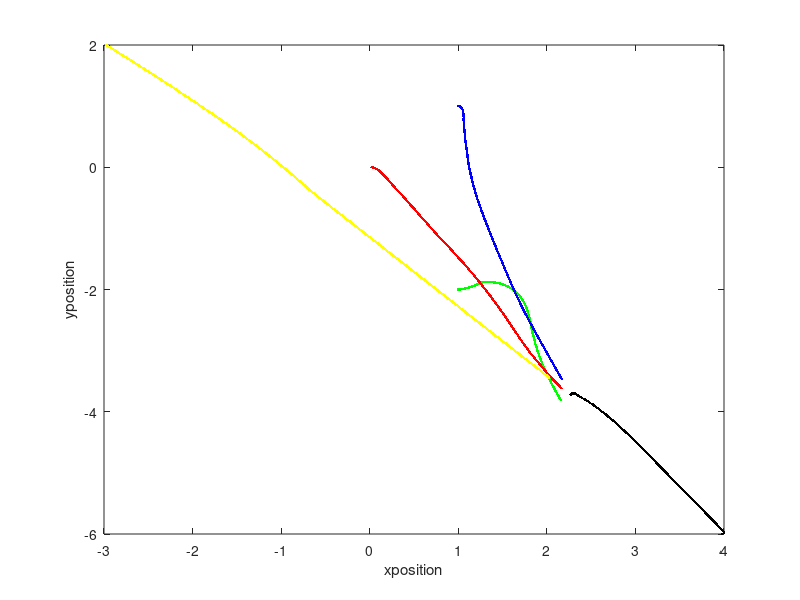

This chart was generated by the following MATLAB code:
loc1=[0,0];
loc2=[1,1];
loc3=[1,-2];
loc4=[-3,2];
loc5=[4,-6];
locs=[loc1;loc2;loc3;loc4;loc5];
yaw=[0,0,0,0,0];
vx=[0,0,0,0,0];
vinit=vx;
w=[pi,-pi,1.5*pi,0.5*pi,0];
l=length(yaw);
err=zeros(l,2);
dists=zeros(1,l);
u=zeros(l,2);
for i=1:l
    p=locs(i,:); 
    arr=locs;
    arr(i,:)=[];
    j=length(arr);
    point=p+p;
    for k=1:j
        point=point-arr(k,:);
    end
    err(i,:)=-point;
    dists(i)=norm(point);
end
tol=0.1;
tolv=0.1*ones(1,l);
v_max=0.4;
dt=0.05;
while 1
    convergence=false;
    for i=1:l
        a=err(i,:);
        vx(i)=cos(yaw(i))*a(1)+sin(yaw(i))*a(2);
        if abs(vx(i))>v_max
            vx(i)=sign(vx(i))*v_max;
        end
        w(i)=-sin(yaw(i))*a(1)+cos(yaw(i))*a(2);
        other_locs=locs;
        other_locs(i,:)=[];
        a=locs(i,:);
        l2=l-1;
        for k=1:l2
            if norm(a-other_locs(k,:))<0.15
                vx(i)=0;
                w(i)=0;
                convergence=true;
                conv_point=a;
            end
        end
        locs(i,1)=locs(i,1)+dt*vx(i)*cos(yaw(i));
        locs(i,2)=locs(i,2)+dt*vx(i)*sin(yaw(i));
        yaw(i)=yaw(i)+dt*w(i);
        %locs(i,1)=locs(i,1)+dt*err(i,1);
        %locs(i,2)=locs(i,2)+dt*err(i,2);
    end
    for i=1:l
        p=locs(i,:);
        arr=locs;
        arr(i,:)=[];
        j=length(arr);
        point=p+p;
        for k=1:j
            point=point-arr(k,:);
        end
        err(i,:)=-point;
        if convergence==true
            err(i,:)=-p+conv_point;
        end
        dists(i)=norm(point);
    end
    r='r.';
    b='b.';
    g='g.';
    y='y.';
    p='k.';
    for i=1:l
        a=locs(i,:);
        if i==1
            c=r;
        elseif i==2
            c=b;
        elseif i==3
            c=g;
        elseif i==4
            c=y;
        elseif i==5
            c=p;
        end
        plot(a(1),a(2),c)
        hold on
        xlabel('xposition')
        ylabel('yposition')
    end
    if vx==vinit
        break
    end
    pause(0.01)
end
